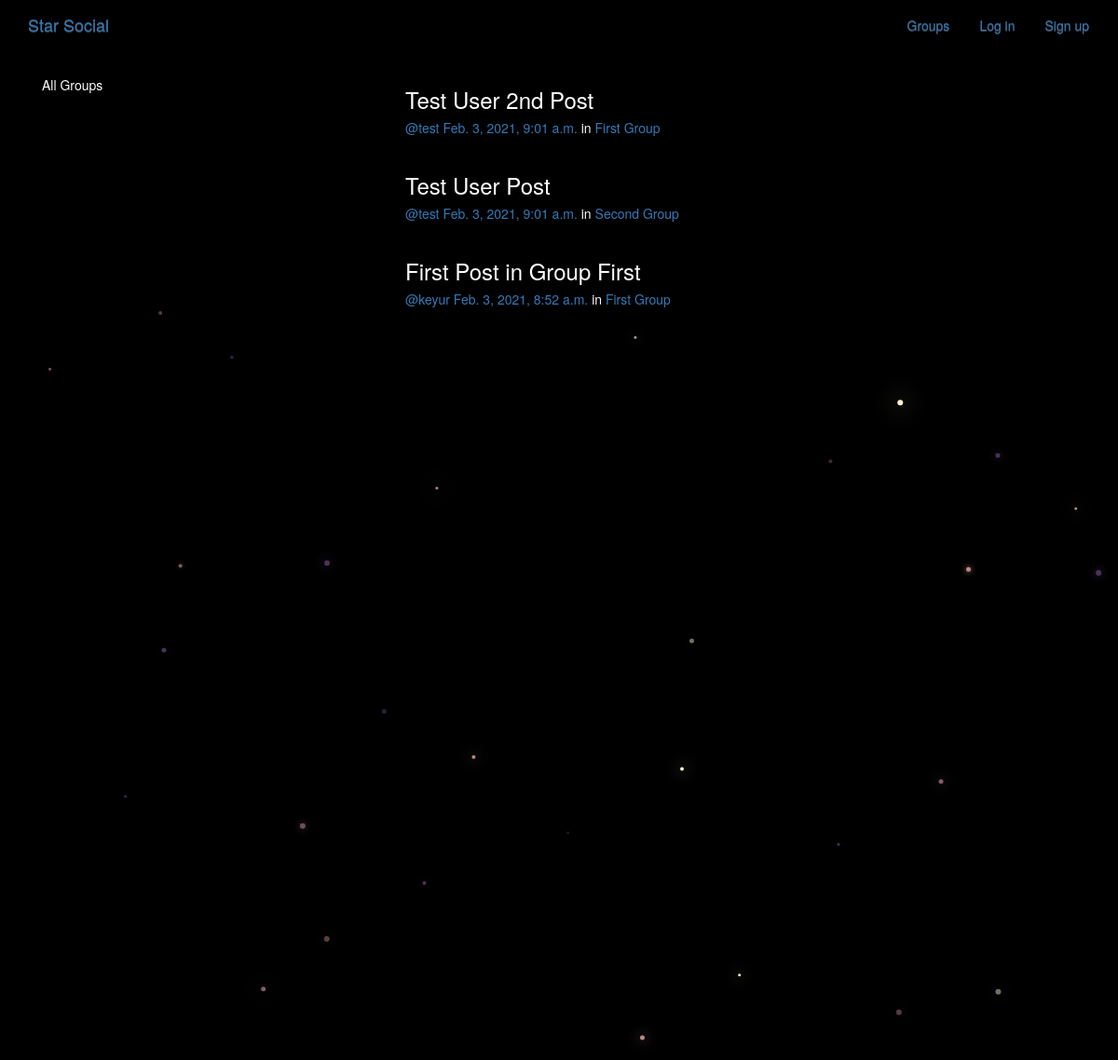
/posts/, run on the app's committed database.
### posts/models.py (models this page shows, shortened)
class Post(models.Model):
    user = models.ForeignKey(User,related_name='posts',on_delete=models.CASCADE)
    created_at = models.DateTimeField(auto_now=True)
    message = models.TextField()
    message_html = models.TextField(editable=False)
    group = models.ForeignKey(Group,related_name='posts',null=True,blank=True,on_delete=models.CASCADE)
    class Meta():
        ordering = [ '-created_at' ]
        unique_together = ['user','message']

### groups/models.py (models this page shows, shortened)
class Group(models.Model):
    name = models.CharField(max_length=255,unique=True)
    slug = models.SlugField(allow_unicode=True,unique=True)
    description = models.TextField(blank=True,default='')
    description_html = models.TextField(editable=False,default='',blank=True)
    members = models.ManyToManyField(User,through='GroupMember')
    class Meta():
        ordering = ['name']

### posts/views.py (the view)
class PostList(SelectRelatedMixin, ListView):
    model = models.Post
    select_related = ('user', 'group')

### posts/templates/posts/post_list.html (shortened to what this page needs)
{% extends 'posts/post_base.html' %}
{% block pre_post %}
<div class="col-md-4">
    <div class="card card-with-shadow">
        <div class="content">
            <h5 class="title">All Groups</h5>
        </div>
    </div>
</div>
{% endblock pre_post %}
{% block post_content %}
<div class="col-md-8">
    {% for post in post_list %}
        {% include 'posts/_post.html' %}
    {% endfor %}
</div>
{% endblock post_content %}

### posts/templates/posts/_post.html (shortened to what this page needs)
<div class="post media">
	<h3>{{ post.message_html|safe }}</h3>
	<div class="media-body">
		<h5 class="media-heading">
			<span class="username"><a href="{% url 'posts:for_user' username=post.user.username %}">@{{ post.user.username }}</a></span>
			<time class="time"><a href="{% url 'posts:single' username=post.user.username pk=post.pk %}">{{ post.created_at }}</a></time>
			{% if post.group %}
			<span class="group-name">in <a href="#">{{ post.group.name }}</a></span>
			{% endif %}
		</h5>
	</div>
</div>

### static/starsocial/css/master.css (style rules this page uses)
body { margin: 0; overflow: hidden; background-color: black; color:white; }

### data on the page
Post: message_html "Test User 2nd Post", user.username "test", created_at "Feb. 3, 2021, 9:01 a.m.", group.name "First Group"
Post: message_html "Test User Post", user.username "test", created_at "Feb. 3, 2021, 9:01 a.m.", group.name "Second Group"
Post: message_html "First Post in Group First", user.username "keyur", created_at "Feb. 3, 2021, 8:52 a.m.", group.name "First Group"
